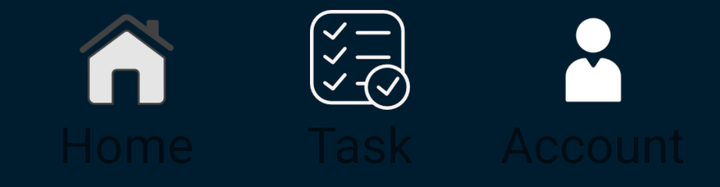
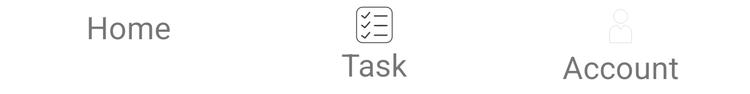

An Android layout and its configuration variant, each rendered on a device that would load it. The default file and the variant file are quoted in full after the pictures.
<!-- AndroidManifest.xml: application theme AppTheme -->
<!-- res/layout/footer.xml -->
<?xml version="1.0" encoding="utf-8"?>
<RelativeLayout xmlns:android="http://schemas.android.com/apk/res/android"
    android:id="@+id/footer"
    android:layout_width="match_parent"
    android:layout_height="wrap_content"
    android:gravity="center"
    android:background="@color/blueHome">

    <LinearLayout
        android:layout_width="match_parent"
        android:layout_height="wrap_content"
        android:layout_margin="5dp"
        android:orientation="horizontal">

        <LinearLayout
            android:id="@+id/homeClick"
            android:layout_weight="1"
            android:layout_width="0dp"
            android:layout_height="wrap_content"
            android:gravity="center"
            android:orientation="vertical">

            <ImageView
                android:id="@+id/imageViewHome"
                android:layout_width="@dimen/image_size40"
                android:layout_height="@dimen/image_size40"
                android:background="@drawable/homeoff" />

            <TextView
                android:id="@+id/textViewHome"
                android:layout_width="wrap_content"
                android:layout_height="wrap_content"
                android:text="Home"
                android:textSize="@dimen/image_size10"/>
        </LinearLayout>

        <LinearLayout
            android:id="@+id/taskClick"
            android:layout_weight="1"
            android:layout_width="0dp"
            android:layout_height="wrap_content"
            android:gravity="center"
            android:orientation="vertical">

            <ImageView
                android:id="@+id/imageViewTask"
                android:layout_width="@dimen/image_size40"
                android:layout_height="@dimen/image_size40"
                android:background="@drawable/taskoff" />

            <TextView
                android:id="@+id/textViewTask"
                android:layout_width="wrap_content"
                android:layout_height="wrap_content"
                android:text="Task"
                android:textSize="@dimen/image_size10"/>
        </LinearLayout>

        <LinearLayout
            android:id="@+id/accountClick"
            android:layout_weight="1"
            android:layout_width="0dp"
            android:layout_height="wrap_content"
            android:gravity="center"
            android:orientation="vertical">

            <ImageView
                android:id="@+id/imageViewAccount"
                android:layout_width="@dimen/image_size40"
                android:layout_height="@dimen/image_size40"
                android:background="@drawable/useroff" />

            <TextView
                android:id="@+id/textViewAccount"
                android:layout_width="wrap_content"
                android:layout_height="wrap_content"
                android:text="Account"
                android:textSize="@dimen/image_size10"/>
        </LinearLayout>



    </LinearLayout>




</RelativeLayout>
<!-- resources referenced by this layout -->
<resources>
  <color name="blueHome">#001D2F</color>
  <dimen name="image_size10">25dp</dimen>
  <dimen name="image_size40">50dp</dimen>
  <!-- drawable homeoff: png bitmap (drawable-xxxhdpi, 5129 bytes) -->
  <!-- drawable taskoff: png bitmap (drawable-xxxhdpi, 5868 bytes) -->
  <!-- drawable useroff: png bitmap (drawable-xxxhdpi, 2675 bytes) -->
  <style name="AppTheme" parent="Theme.AppCompat.Light.NoActionBar">
          
          <item name="colorPrimary">@color/black</item>
          <item name="colorPrimaryDark">@color/colorPrimaryDark</item>
          <item name="colorAccent">@color/orange</item>
      </style>
  <color name="black">#000</color>
  <color name="colorPrimaryDark">#303F9F</color>
  <color name="orange">#FFA500</color>
</resources>
<!-- res/layout-large/footer.xml (the repository's variant of the layout above) -->
<!-- drawn on a 7-inch tablet held upright -->
<?xml version="1.0" encoding="utf-8"?>
<LinearLayout xmlns:android="http://schemas.android.com/apk/res/android"
    android:id="@+id/footer"
    android:layout_width="match_parent"
    android:layout_height="wrap_content"
    android:gravity="center"
    android:orientation="horizontal"
    android:background="@color/white">

    <LinearLayout
        android:layout_width="match_parent"
        android:layout_height="wrap_content"
        android:layout_margin="5dp"
        android:orientation="horizontal">

        <LinearLayout
            android:id="@+id/homeClick"
            android:layout_weight="1"
            android:layout_width="0dp"
            android:layout_height="wrap_content"
            android:gravity="center"
            android:orientation="vertical">

            <ImageView
                android:id="@+id/imageViewHome"
                android:layout_width="wrap_content"
                android:layout_height="wrap_content"
                android:background="@drawable/homeblacktab" />

            <TextView
                android:id="@+id/textViewHome"
                android:layout_width="wrap_content"
                android:layout_height="wrap_content"
                android:text="Home"
                android:textSize="@dimen/image_size10"/>
        </LinearLayout>

        <LinearLayout
            android:id="@+id/taskClick"
            android:layout_weight="1"
            android:layout_width="0dp"
            android:layout_height="wrap_content"
            android:gravity="center"
            android:orientation="vertical">

            <ImageView
                android:id="@+id/imageViewTask"
                android:layout_width="wrap_content"
                android:layout_height="wrap_content"
                android:background="@drawable/taskblacktab" />

            <TextView
                android:id="@+id/textViewTask"
                android:layout_width="wrap_content"
                android:layout_height="wrap_content"
                android:text="Task"
                android:textSize="@dimen/image_size10"/>
        </LinearLayout>

        <LinearLayout
            android:id="@+id/accountClick"
            android:layout_weight="1"
            android:layout_width="0dp"
            android:layout_height="wrap_content"
            android:gravity="center"
            android:orientation="vertical">

            <ImageView
                android:id="@+id/imageViewAccount"
                android:layout_width="wrap_content"
                android:layout_height="wrap_content"
                android:background="@drawable/useroff" />

            <TextView
                android:id="@+id/textViewAccount"
                android:layout_width="wrap_content"
                android:layout_height="wrap_content"
                android:text="Account"
                android:textSize="@dimen/image_size10"/>
        </LinearLayout>



    </LinearLayout>




</LinearLayout>
<!-- resources referenced by the variant -->
<!-- as a 7-inch tablet held upright resolves them -->
<resources>
  <color name="white">#ffffff</color>
  <dimen name="image_size10">25dp</dimen>
  <!-- drawable taskblacktab: png bitmap (drawable-xxxhdpi, 6058 bytes) -->
  <!-- drawable useroff: png bitmap (drawable-xxxhdpi, 2675 bytes) -->
  <style name="AppTheme" parent="Theme.AppCompat.Light.NoActionBar">
          
          <item name="colorPrimary">@color/black</item>
          <item name="colorPrimaryDark">@color/colorPrimaryDark</item>
          <item name="colorAccent">@color/orange</item>
      </style>
  <color name="black">#000</color>
  <color name="colorPrimaryDark">#303F9F</color>
  <color name="orange">#FFA500</color>
</resources>
